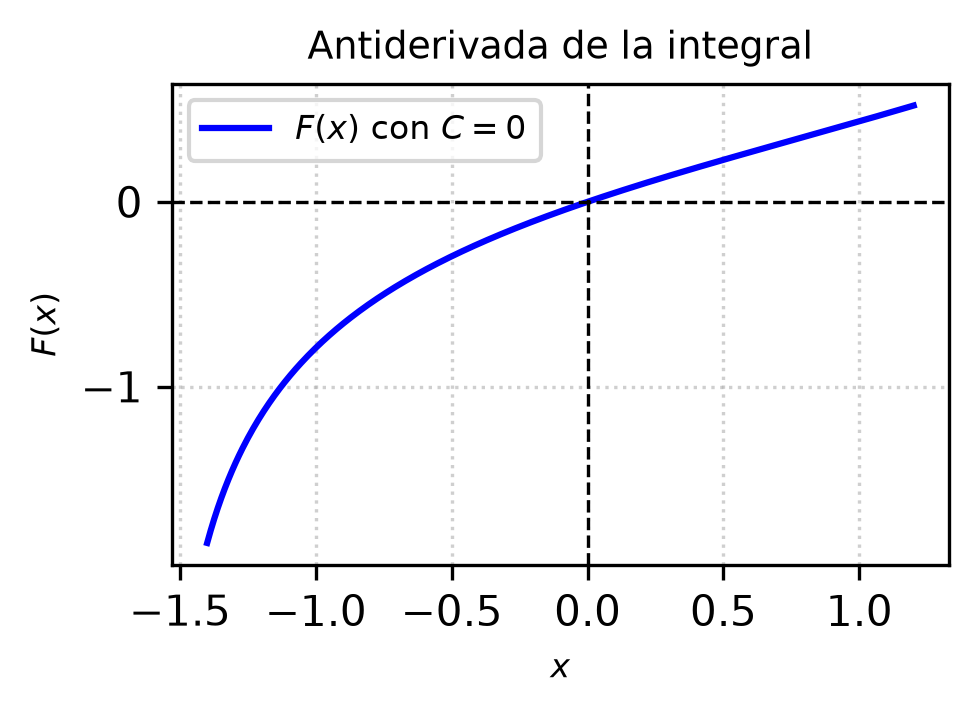

Here is the Python script that generated this plot:
import matplotlib
matplotlib.use('Agg')
import numpy as np
import matplotlib.pyplot as plt

# Definir el dominio de x evitando las asíntotas y discontinuidades
# Para 1 + tan(x/2) = 0 -> tan(x/2) = -1 -> x/2 = -pi/4 + k*pi -> x = -pi/2 + 2*k*pi
# Además cos(x) + sin(x) + 1 = 0 en x = -pi/2 y x = pi
x = np.linspace(-1.4, 1.2, 400)

# Antiderivada con C = 0: F(x) = ln|1 + tan(x/2)|
# Usamos np.abs para evitar errores con valores negativos antes del logaritmo
F = np.log(np.abs(1.0 + np.tan(x / 2.0)))

plt.figure(figsize=(3.5, 2.5))
plt.plot(x, F, 'b-', label=r'$F(x)$ con $C=0$')
plt.title('Antiderivada de la integral', fontsize=9)
plt.xlabel('$x$', fontsize=8)
plt.ylabel('$F(x)$', fontsize=8)
plt.axhline(0, color='black', linewidth=0.8, linestyle='--')
plt.axvline(0, color='black', linewidth=0.8, linestyle='--')
plt.grid(True, linestyle=':', alpha=0.6)
plt.legend(fontsize=8)
plt.tight_layout()

plt.savefig(r'semana_04/graficas/SEM04_P01_grafica.png', dpi=300, bbox_inches='tight')
plt.close()
